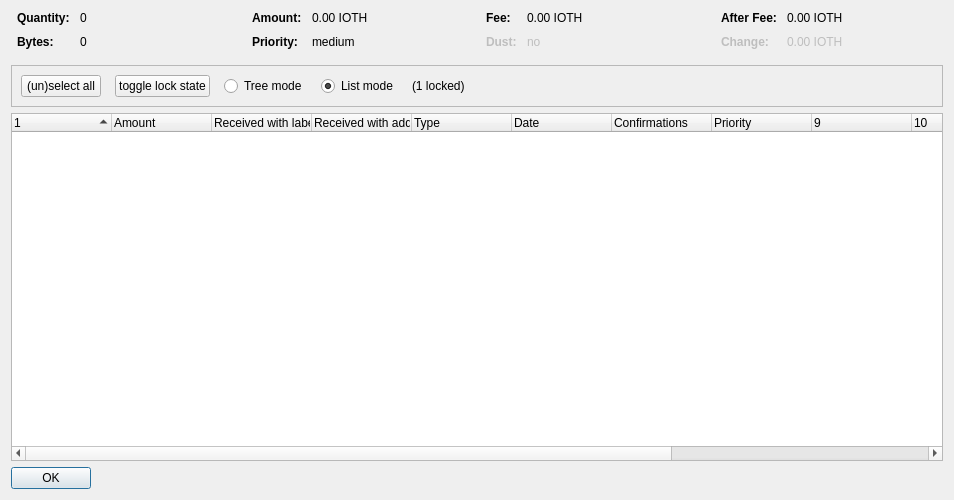
<?xml version="1.0" encoding="UTF-8"?>
<ui version="4.0">
 <class>CoinControlDialog</class>
 <widget class="QDialog" name="CoinControlDialog">
  <property name="geometry">
   <rect>
    <x>0</x>
    <y>0</y>
    <width>954</width>
    <height>500</height>
   </rect>
  </property>
  <property name="windowTitle">
   <string>Coin Selection</string>
  </property>
  <layout class="QVBoxLayout" name="verticalLayout">
   <item>
    <layout class="QHBoxLayout" name="horizontalLayoutTop" stretch="0,0,0,0">
     <property name="topMargin">
      <number>0</number>
     </property>
     <property name="bottomMargin">
      <number>10</number>
     </property>
     <item>
      <layout class="QFormLayout" name="formLayoutCoinControl1">
       <property name="horizontalSpacing">
        <number>10</number>
       </property>
       <property name="verticalSpacing">
        <number>10</number>
       </property>
       <property name="leftMargin">
        <number>6</number>
       </property>
       <property name="rightMargin">
        <number>6</number>
       </property>
       <item row="0" column="0">
        <widget class="QLabel" name="labelCoinControlQuantityText">
         <property name="font">
          <font>
           <weight>75</weight>
           <bold>true</bold>
          </font>
         </property>
         <property name="text">
          <string>Quantity:</string>
         </property>
        </widget>
       </item>
       <item row="0" column="1">
        <widget class="QLabel" name="labelCoinControlQuantity">
         <property name="cursor">
          <cursorShape>IBeamCursor</cursorShape>
         </property>
         <property name="contextMenuPolicy">
          <enum>Qt::ActionsContextMenu</enum>
         </property>
         <property name="text">
          <string notr="true">0</string>
         </property>
         <property name="textInteractionFlags">
          <set>Qt::LinksAccessibleByMouse|Qt::TextSelectableByKeyboard|Qt::TextSelectableByMouse</set>
         </property>
        </widget>
       </item>
       <item row="1" column="0">
        <widget class="QLabel" name="labelCoinControlBytesText">
         <property name="font">
          <font>
           <weight>75</weight>
           <bold>true</bold>
          </font>
         </property>
         <property name="text">
          <string>Bytes:</string>
         </property>
        </widget>
       </item>
       <item row="1" column="1">
        <widget class="QLabel" name="labelCoinControlBytes">
         <property name="cursor">
          <cursorShape>IBeamCursor</cursorShape>
         </property>
         <property name="contextMenuPolicy">
          <enum>Qt::ActionsContextMenu</enum>
         </property>
         <property name="text">
          <string notr="true">0</string>
         </property>
         <property name="textInteractionFlags">
          <set>Qt::LinksAccessibleByMouse|Qt::TextSelectableByKeyboard|Qt::TextSelectableByMouse</set>
         </property>
        </widget>
       </item>
      </layout>
     </item>
     <item>
      <layout class="QFormLayout" name="formLayoutCoinControl2">
       <property name="horizontalSpacing">
        <number>10</number>
       </property>
       <property name="verticalSpacing">
        <number>10</number>
       </property>
       <property name="leftMargin">
        <number>6</number>
       </property>
       <property name="rightMargin">
        <number>6</number>
       </property>
       <item row="0" column="0">
        <widget class="QLabel" name="labelCoinControlAmountText">
         <property name="font">
          <font>
           <weight>75</weight>
           <bold>true</bold>
          </font>
         </property>
         <property name="text">
          <string>Amount:</string>
         </property>
        </widget>
       </item>
       <item row="0" column="1">
        <widget class="QLabel" name="labelCoinControlAmount">
         <property name="cursor">
          <cursorShape>IBeamCursor</cursorShape>
         </property>
         <property name="contextMenuPolicy">
          <enum>Qt::ActionsContextMenu</enum>
         </property>
         <property name="text">
          <string notr="true">0.00 IOTH</string>
         </property>
         <property name="textInteractionFlags">
          <set>Qt::LinksAccessibleByMouse|Qt::TextSelectableByKeyboard|Qt::TextSelectableByMouse</set>
         </property>
        </widget>
       </item>
       <item row="1" column="0">
        <widget class="QLabel" name="labelCoinControlPriorityText">
         <property name="font">
          <font>
           <weight>75</weight>
           <bold>true</bold>
          </font>
         </property>
         <property name="text">
          <string>Priority:</string>
         </property>
        </widget>
       </item>
       <item row="1" column="1">
        <widget class="QLabel" name="labelCoinControlPriority">
         <property name="cursor">
          <cursorShape>IBeamCursor</cursorShape>
         </property>
         <property name="contextMenuPolicy">
          <enum>Qt::ActionsContextMenu</enum>
         </property>
         <property name="text">
          <string>medium</string>
         </property>
         <property name="textInteractionFlags">
          <set>Qt::LinksAccessibleByMouse|Qt::TextSelectableByKeyboard|Qt::TextSelectableByMouse</set>
         </property>
        </widget>
       </item>
      </layout>
     </item>
     <item>
      <layout class="QFormLayout" name="formLayoutCoinControl3">
       <property name="horizontalSpacing">
        <number>10</number>
       </property>
       <property name="verticalSpacing">
        <number>10</number>
       </property>
       <property name="leftMargin">
        <number>6</number>
       </property>
       <property name="rightMargin">
        <number>6</number>
       </property>
       <item row="0" column="0">
        <widget class="QLabel" name="labelCoinControlFeeText">
         <property name="font">
          <font>
           <weight>75</weight>
           <bold>true</bold>
          </font>
         </property>
         <property name="text">
          <string>Fee:</string>
         </property>
        </widget>
       </item>
       <item row="0" column="1">
        <widget class="QLabel" name="labelCoinControlFee">
         <property name="cursor">
          <cursorShape>IBeamCursor</cursorShape>
         </property>
         <property name="contextMenuPolicy">
          <enum>Qt::ActionsContextMenu</enum>
         </property>
         <property name="text">
          <string notr="true">0.00 IOTH</string>
         </property>
         <property name="textInteractionFlags">
          <set>Qt::LinksAccessibleByMouse|Qt::TextSelectableByKeyboard|Qt::TextSelectableByMouse</set>
         </property>
        </widget>
       </item>
       <item row="1" column="0">
        <widget class="QLabel" name="labelCoinControlLowOutputText">
         <property name="enabled">
          <bool>false</bool>
         </property>
         <property name="font">
          <font>
           <weight>75</weight>
           <bold>true</bold>
          </font>
         </property>
         <property name="text">
          <string>Dust:</string>
         </property>
        </widget>
       </item>
       <item row="1" column="1">
        <widget class="QLabel" name="labelCoinControlLowOutput">
         <property name="enabled">
          <bool>false</bool>
         </property>
         <property name="cursor">
          <cursorShape>IBeamCursor</cursorShape>
         </property>
         <property name="contextMenuPolicy">
          <enum>Qt::ActionsContextMenu</enum>
         </property>
         <property name="text">
          <string>no</string>
         </property>
         <property name="textInteractionFlags">
          <set>Qt::LinksAccessibleByMouse|Qt::TextSelectableByKeyboard|Qt::TextSelectableByMouse</set>
         </property>
        </widget>
       </item>
      </layout>
     </item>
     <item>
      <layout class="QFormLayout" name="formLayoutCoinControl4">
       <property name="horizontalSpacing">
        <number>10</number>
       </property>
       <property name="verticalSpacing">
        <number>10</number>
       </property>
       <property name="leftMargin">
        <number>6</number>
       </property>
       <property name="rightMargin">
        <number>6</number>
       </property>
       <item row="0" column="0">
        <widget class="QLabel" name="labelCoinControlAfterFeeText">
         <property name="font">
          <font>
           <weight>75</weight>
           <bold>true</bold>
          </font>
         </property>
         <property name="text">
          <string>After Fee:</string>
         </property>
        </widget>
       </item>
       <item row="0" column="1">
        <widget class="QLabel" name="labelCoinControlAfterFee">
         <property name="cursor">
          <cursorShape>IBeamCursor</cursorShape>
         </property>
         <property name="contextMenuPolicy">
          <enum>Qt::ActionsContextMenu</enum>
         </property>
         <property name="text">
          <string notr="true">0.00 IOTH</string>
         </property>
         <property name="textInteractionFlags">
          <set>Qt::LinksAccessibleByMouse|Qt::TextSelectableByKeyboard|Qt::TextSelectableByMouse</set>
         </property>
        </widget>
       </item>
       <item row="1" column="0">
        <widget class="QLabel" name="labelCoinControlChangeText">
         <property name="enabled">
          <bool>false</bool>
         </property>
         <property name="font">
          <font>
           <weight>75</weight>
           <bold>true</bold>
          </font>
         </property>
         <property name="text">
          <string>Change:</string>
         </property>
        </widget>
       </item>
       <item row="1" column="1">
        <widget class="QLabel" name="labelCoinControlChange">
         <property name="enabled">
          <bool>false</bool>
         </property>
         <property name="cursor">
          <cursorShape>IBeamCursor</cursorShape>
         </property>
         <property name="contextMenuPolicy">
          <enum>Qt::ActionsContextMenu</enum>
         </property>
         <property name="text">
          <string notr="true">0.00 IOTH</string>
         </property>
         <property name="textInteractionFlags">
          <set>Qt::LinksAccessibleByMouse|Qt::TextSelectableByKeyboard|Qt::TextSelectableByMouse</set>
         </property>
        </widget>
       </item>
      </layout>
     </item>
    </layout>
   </item>
   <item>
    <widget class="QFrame" name="frame">
     <property name="minimumSize">
      <size>
       <width>0</width>
       <height>40</height>
      </size>
     </property>
     <property name="frameShape">
      <enum>QFrame::StyledPanel</enum>
     </property>
     <property name="frameShadow">
      <enum>QFrame::Sunken</enum>
     </property>
     <layout class="QHBoxLayout" name="horizontalLayout">
      <item>
       <layout class="QHBoxLayout" name="horizontalLayoutPanel" stretch="0,0,0,0,0,0">
        <property name="spacing">
         <number>14</number>
        </property>
        <item>
         <widget class="QPushButton" name="pushButtonSelectAll">
          <property name="sizePolicy">
           <sizepolicy hsizetype="Maximum" vsizetype="Fixed">
            <horstretch>0</horstretch>
            <verstretch>0</verstretch>
           </sizepolicy>
          </property>
          <property name="text">
           <string>(un)select all</string>
          </property>
          <property name="autoDefault">
           <bool>false</bool>
          </property>
         </widget>
        </item>
        <item>
         <widget class="QPushButton" name="pushButtonToggleLock">
          <property name="sizePolicy">
           <sizepolicy hsizetype="Maximum" vsizetype="Fixed">
            <horstretch>0</horstretch>
            <verstretch>0</verstretch>
           </sizepolicy>
          </property>
          <property name="text">
           <string>toggle lock state</string>
          </property>
          <property name="autoDefault">
           <bool>false</bool>
          </property>
         </widget>
        </item>
        <item>
         <widget class="QRadioButton" name="radioTreeMode">
          <property name="sizePolicy">
           <sizepolicy hsizetype="Maximum" vsizetype="Fixed">
            <horstretch>0</horstretch>
            <verstretch>0</verstretch>
           </sizepolicy>
          </property>
          <property name="text">
           <string>Tree mode</string>
          </property>
         </widget>
        </item>
        <item>
         <widget class="QRadioButton" name="radioListMode">
          <property name="sizePolicy">
           <sizepolicy hsizetype="Maximum" vsizetype="Fixed">
            <horstretch>0</horstretch>
            <verstretch>0</verstretch>
           </sizepolicy>
          </property>
          <property name="text">
           <string>List mode</string>
          </property>
          <property name="checked">
           <bool>true</bool>
          </property>
         </widget>
        </item>
        <item>
         <widget class="QLabel" name="labelLocked">
          <property name="text">
           <string>(1 locked)</string>
          </property>
         </widget>
        </item>
        <item>
         <spacer name="horizontalSpacer">
          <property name="orientation">
           <enum>Qt::Horizontal</enum>
          </property>
          <property name="sizeHint" stdset="0">
           <size>
            <width>40</width>
            <height>20</height>
           </size>
          </property>
         </spacer>
        </item>
       </layout>
      </item>
     </layout>
    </widget>
   </item>
   <item>
    <widget class="CoinControlTreeWidget" name="treeWidget">
     <property name="contextMenuPolicy">
      <enum>Qt::CustomContextMenu</enum>
     </property>
     <property name="sortingEnabled">
      <bool>false</bool>
     </property>
     <property name="columnCount">
      <number>13</number>
     </property>
     <attribute name="headerShowSortIndicator" stdset="0">
      <bool>true</bool>
     </attribute>
     <attribute name="headerStretchLastSection">
      <bool>false</bool>
     </attribute>
     <column>
      <property name="text">
       <string/>
      </property>
     </column>
     <column>
      <property name="text">
       <string>Amount</string>
      </property>
     </column>
     <column>
      <property name="text">
       <string>Received with label</string>
      </property>
     </column>
     <column>
      <property name="text">
       <string>Received with address</string>
      </property>
     </column>
     <column>
      <property name="text">
	<string>Type</string>
      </property>
     </column>
     <column>
      <property name="text">	 
       <string>Date</string>
      </property>
     </column>
     <column>
      <property name="text">
       <string>Confirmations</string>
      </property>
      <property name="toolTip">
       <string>Confirmed</string>
      </property>
     </column>
     <column>
      <property name="text">
       <string>Priority</string>
      </property>
     </column>
     <column>
      <property name="text">
       <string/>
      </property>
     </column>
     <column>
      <property name="text">
       <string/>
      </property>
     </column>
     <column>
      <property name="text">
       <string/>
      </property>
     </column>
     <column>
      <property name="text">
       <string/>
      </property>
     </column>
     <column>
      <property name="text">
       <string/>
      </property>
     </column>
    </widget>
   </item>
   <item>
    <widget class="QDialogButtonBox" name="buttonBox">
     <property name="sizePolicy">
      <sizepolicy hsizetype="Maximum" vsizetype="Fixed">
       <horstretch>0</horstretch>
       <verstretch>0</verstretch>
      </sizepolicy>
     </property>
     <property name="orientation">
      <enum>Qt::Horizontal</enum>
     </property>
     <property name="standardButtons">
      <set>QDialogButtonBox::Ok</set>
     </property>
    </widget>
   </item>
  </layout>
 </widget>
 <customwidgets>
  <customwidget>
   <class>CoinControlTreeWidget</class>
   <extends>QTreeWidget</extends>
   <header>coincontroltreewidget.h</header>
  </customwidget>
 </customwidgets>
 <resources/>
 <connections/>
</ui>
